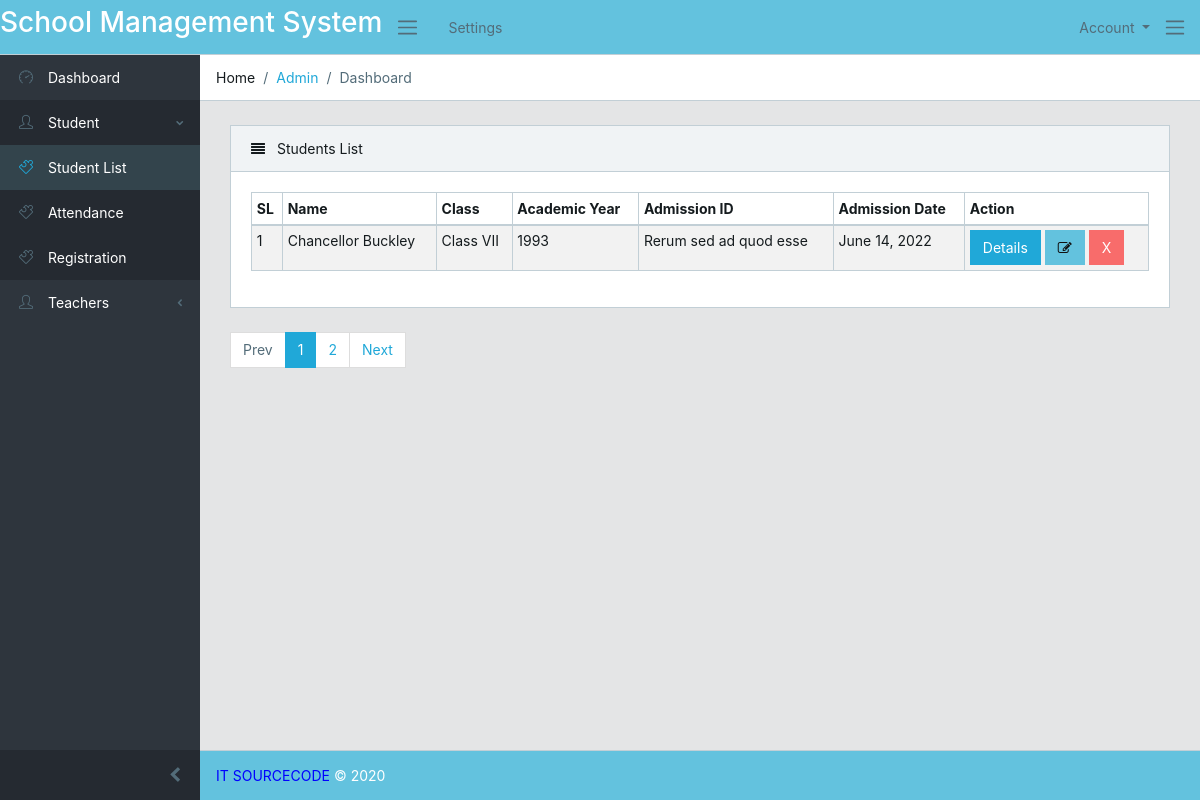
The page /students/allstudents/ on the database its author committed.
### students/models.py (models this page shows, shortened)
class StudentInfo(models.Model):
    academic_year = models.CharField(max_length=100)
    admission_date = models.DateField()
    admission_id = models.CharField(max_length=50, unique=True)
    name = models.CharField(max_length=100)
    age = models.IntegerField()
    gender_choice = (
        ("male", "Male"),
        ("Female", "Female"),
    )
    gender = models.CharField(choices=gender_choice, max_length=10)
    class_type = models.ForeignKey(StudentClassInfo, on_delete=models.CASCADE)
    section_type = models.ForeignKey(StudentSectionInfo, on_delete=models.CASCADE)
    shift_type = models.ForeignKey(StudentShiftInfo, on_delete=models.CASCADE)
    student_img = models.ImageField(upload_to='photos/%Y/%m/%d/')
    fathers_name = models.CharField(max_length=100)
    fathers_img = models.ImageField(upload_to='photos/%Y/%m/%d/')
    fathers_nid = models.IntegerField(unique=True)
    fathers_number = models.IntegerField(unique=True)
    mothers_name = models.CharField(max_length=100)
    mothers_img = models.ImageField(upload_to='photos/%Y/%m/%d/')
    mothers_nid = models.IntegerField(unique=True)
    mothers_number = models.IntegerField()
    class Meta:
        unique_together = ["admission_id", "class_type"]

class StudentClassInfo(models.Model):
    class_name = models.CharField(max_length=20)
    class_short_form = models.CharField(max_length=10)
    def __str__(self):
        return self.class_name

### students/views.py (the view)
# urls.py: path('allstudents/', views.student_list, name='student_list'),
def student_list(request):
    students = StudentInfo.objects.all()
    paginator = Paginator(students, 1)
    page = request.GET.get('page')
    paged_students = paginator.get_page(page)
    context = {
        "students": paged_students
    }
    return render(request, "students/student_list.html", context)

### templates/students/student_list.html (shortened to what this page needs)
{% extends 'base/base.html' %}
{% load static %}
{% block content %}
<div class="row">
    <div class="col-lg-12">
        <div class="card">
            <div class="card-header">
                <i class="fa fa-align-justify"></i> Students List</div>
            <div class="card-body">
                <table class="table table-responsive-sm table-bordered table-striped table-sm">
                    <thead>
                        <tr>
                            <th>SL</th>
                            <th>Name</th>
                            <th>Class</th>
                            <th>Academic Year</th>
                            <th>Admission ID</th>
                            <th>Admission Date</th>
                            <th>Action</th>
                        </tr>
                    </thead>
                    <tbody>
                        {% for student in students %}
                            <tr>
                                <td>{{ forloop.counter }}</td>
                                <td>{{ student.name }}</td>
                                <td>{{ student.class_type }}</td>
                                <td>{{ student.academic_year }}</td>
                                <td>{{ student.admission_id }}</td>
                                <td>{{ student.admission_date }}</td>
                                <td>
                                    <a href="{% url 'single_student' student.id %}">
                                        <button type="button" class="btn btn-primary">Details</button>
                                    </a>
                                    <a href="{% url 'edit_student' student.id %}">
                                        <button type="button" class="btn btn-info"><i class="fa fa-edit"></i></button>
                                    </a>
                                    <a href="{% url 'delete_student' student.id %}">
                                        <button type="button" class="btn btn-danger">X</button>
                                    </a>
                                </td>
                            </tr>
                        {% endfor %}
                    </tbody>
                </table>
            </div>
        </div>
    </div>
</div>
<div class="row">
    <div class="col-md-12">
        {% if students.has_other_pages %}
            <ul class="pagination">
                {% if students.has_previous %}
                    <li class="page-item">
                        <a href="?page={{students.previous_page_number}}" class="page-link">Prev</a>
                    </li>
                {% else %}
                    <li class="page-item disabled">
                        <a class="page-link">Prev</a>
                    </li>
                {% endif %}
                {% for i in students.paginator.page_range %}
                    {% if students.number == i %}
                        <li class="page-item active">
                            <a class="page-link">{{ i }}</a>
                        </li>
                    {% else %}
                        <li class="page-item">
                            <a href="?page={{ i }}" class="page-link">{{ i }}</a>
                        </li>
                    {% endif %}
                {% endfor %}
                {% if students.has_next %}
                    <li class="page-item">
                        <a href="?page={{students.next_page_number}}" class="page-link">Next</a>
                    </li>
                {% else %}
                    <li class="page-item disabled">
                        <a class="page-link">Next</a>
                    </li>
                {% endif %}
            </ul>
        {% endif %}
    </div>
</div>
{% endblock %}

### rows shown on the page
StudentInfo: name "Chancellor Buckley", class_type "Class VII", academic_year "1993", admission_id "Rerum sed ad quod esse", admission_date "June 14, 2022"

### other values the page prints
{{ i }} "1"
{{ i }} "2"
